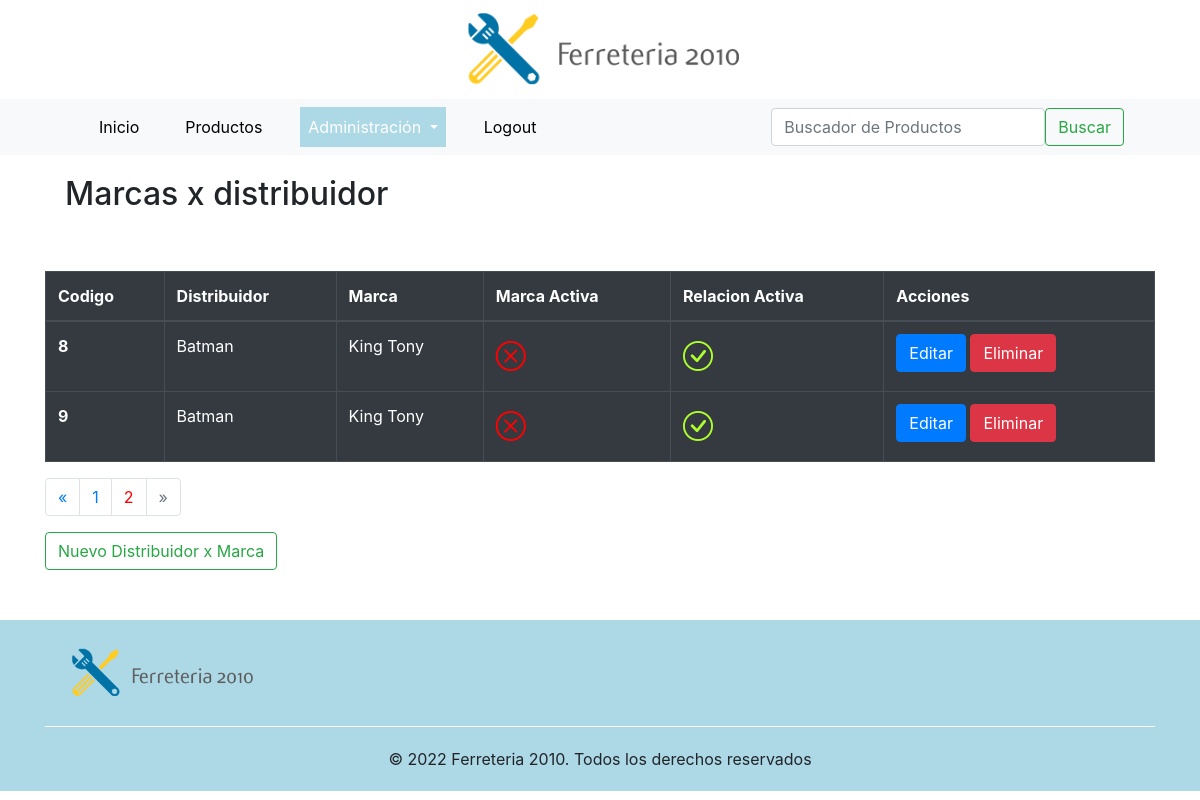
The page /productos/dist-marca/?page=2 (signed in) on the database as committed earlier.
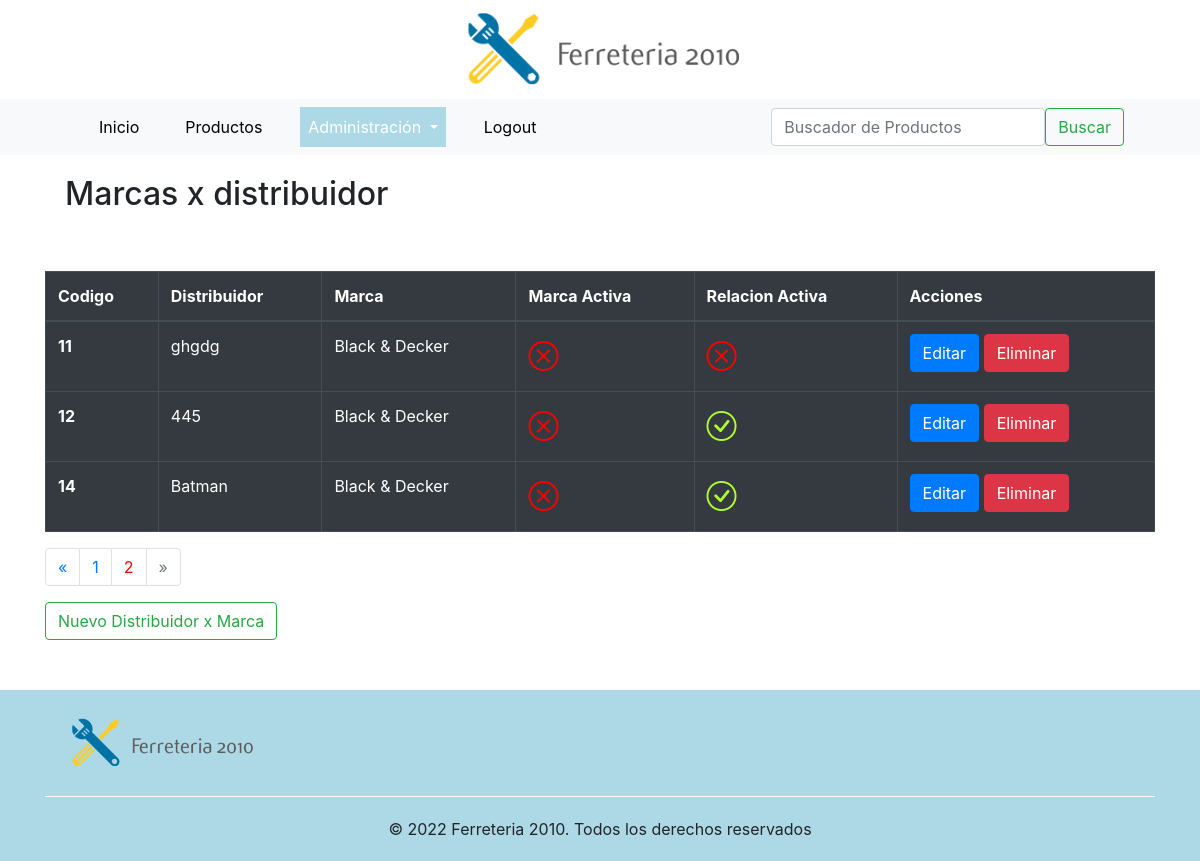
The same page on the database as committed later.
### productos/models.py (models this page shows, shortened)
class Distribuidores_marcas(models.Model):
    marca = models.ForeignKey(Marcas, on_delete=models.CASCADE, related_name='nombre_marca')
    distribuidor = models.ForeignKey(Distribuidores, on_delete=models.CASCADE, related_name='nombre')
    active = models.BooleanField(default=True)
    class Meta:
        verbose_name = 'Distribuidores x marca'
        verbose_name_plural = 'Distribuidores x marcas'
    def __str__(self):
        return str(self.distribuidor)

class Distribuidores(models.Model):
    razon_social = models.CharField(max_length=200)
    direccion = models.CharField(max_length=100)
    localidad = models.CharField(max_length=100)
    pais = models.CharField(max_length=100)
    telefono = models.CharField(max_length=100)
    mail = models.CharField(max_length=100)
    web = models.CharField(max_length=100)
    cuit = models.IntegerField(unique=True)
    descripcion = models.CharField(max_length=200, blank=True, default='')
    active = models.BooleanField(default=True)
    class Meta:
        verbose_name = 'Distribuidor'
        verbose_name_plural = 'Distribuidores'
    def __str__(self):
        return self.razon_social

class Marcas(models.Model):
    nombre = models.CharField(max_length=100, unique=True)
    descripcion = models.CharField(max_length=200, blank=True, default='')
    active = models.BooleanField(default=True)
    class Meta:
        verbose_name = 'Marca'
        verbose_name_plural = 'Marcas'

### productos/views.py (the view)
# urls.py: path('dist-marca/', list_distribuidor_marca, name='list_distribuidor_marca'),
def list_distribuidor_marca(request):
    if request.user.is_authenticated:
        distribuidores_m = Distribuidores_marcas.objects.all()
        print(distribuidores_m)
        context = paginator(request, distribuidores_m, 6)
        return render(request, 'distribuidores/list_dist_marca.html', context=context)
    else:
        return redirect('index')

### productos/views.py (called while the page is built)
def usuario_logueado(request):
    if request.user.is_authenticated:
        username  = request.user.username
        id_usuario = User.objects.filter(username__icontains = username).values('id')
        lista_grupo = list(Group.objects.filter(user__in = id_usuario).values_list('name', flat=True))
        for grupo in lista_grupo:
            if grupo == 'Ferreteria':
                return True
            else:
                return False
    else:
        return False

def paginator(request, object, item):
    grupo = usuario_logueado(request)
    pag = request.GET.get('page', 1)
    paginator = Paginator(object, item)
    try:
        resultados = paginator.page(pag)
    except PageNotAnInteger:
        resultados = paginator.page(1)
    except EmptyPage:
        resultados = paginator.page(paginator.num_pages)
    context = {'object_list':resultados, 'grupo':grupo}
    return context

### templates/distribuidores/list_dist_marca.html (shortened to what this page needs)
{% extends 'base.html' %}
{% load static %}
{% block nav_administracion_activo %}active{% endblock %}
{% block contenido %}
<div class="titulo_seccion"><h2>Marcas x distribuidor</h2></div>
<div class="table-responsive-sm">
<table class="table table-hover table-dark table-bordered">
    <thead>
      <tr>
        <th scope="col">Codigo</th>
        <th scope="col">Distribuidor</th>
        <th scope="col">Marca</th>
        <th scope="col">Marca Activa</th>
        <th scope="col">Relacion Activa</th>
        <th scope="col">Acciones</th>
      </tr>
    </thead>
    <tbody>
        {% for objeto in object_list %}
            <tr>
            <th scope="row">{{objeto.id}}</th>
            <td>{{ objeto.distribuidor.razon_social }}</td>
            <td>{{ objeto.marca.nombre }}</td>
            {% if objeto.marca.active == True %}
                <td><i class="bi bi-check-circle" style="text-align:right; font-size:30px; color:greenyellow"></i></td>
            {% else %}
                <td><i class="bi bi-x-circle" style="text-align:right; font-size:30px; color:red"></i></td>
            {% endif %}
            {% if objeto.active == True %}
                <td><i class="bi bi-check-circle" style="text-align:right; font-size:30px; color:greenyellow"></i></td>
            {% else %}
                <td><i class="bi bi-x-circle" style="text-align:right; font-size:30px; color:red"></i></td>
            {% endif %}
            <td>
                <a href="/productos/update-distribuidorm/{{objeto.id}}" class="btn btn-primary">Editar</a>
                <a href="/productos/delete-distribuidorm/{{objeto.id}}" class="btn btn-danger">Eliminar</a></td>
            </tr>
        {% endfor%}
    </tbody>
  </table>
  <div class="pagination" >
    {% if object_list.has_other_pages %}
    <nav>
      <ul class="pagination justify-content-center">
        {% if object_list.has_previous %}
          <li class="page-item">
            <a class="page-link" href="?page={{ object_list.previous_page_number }}" aria-label="Anterior">
              <span aria-hidden="true">&laquo;</span>
            </a>
          </li>
        {% else %}
          <li class="page-item disabled">
              <span class="page-link" aria-hidden="true">&laquo;</span>
          </li>
        {% endif %}
        {% for p in object_list.paginator.page_range %}
          {% if object_list.number == p %}
            <li class="page-item"><a class="page-link" style="color: red;" href="#">{{ p }}</a></li>
          {% else %}
            <li class="page-item"><a class="page-link" href="?page={{ p }}">{{ p }}</a></li>
          {% endif %}
        {% endfor %}
        {% if object_list.has_next %}
          <li class="page-item">
            <a class="page-link" href="?page={{ object_list.next_page_number }}" aria-label="Siguiente">
              <span aria-hidden="true">&raquo;</span>
            </a>
          </li>
        {% else %}
          <li class="page-item disabled">
            <span class="page-link" aria-hidden="true">&raquo;</span>
          </li>
        {% endif %}
    </ul>
    </nav>
  {% endif %}
</div>
</div>
  <a href="/productos/create-distribuidorm/" class="btn btn-outline-success">Nuevo Distribuidor x Marca</a></td>
{% endblock %}

### templates/base.html (shortened to what this page needs)
<!DOCTYPE html>
<html lang="en">
<head>
    {% load static %}
    <link rel="stylesheet" href="https://cdn.jsdelivr.net/npm/bootstrap@4.6.1/dist/css/bootstrap.min.css">
    <link rel="stylesheet" href="https://cdn.jsdelivr.net/npm/bootstrap-icons@1.8.3/font/bootstrap-icons.css">
    <link rel="stylesheet" href="{% static 'assets/css/custom.css' %}">
  </head>
<body>
  <div class="logo"><a href="\" style="cursor: auto;"><img src="{% static 'assets/images/logo.png' %}" alt="Ferreteria 2010" width="300px"></a></div>
  <header style="background-color:#f8f9fa">
    <div class="container" >
        <nav class="navbar navbar-expand-lg bg-light">
            <div class="container-fluid">
              <div class="collapse navbar-collapse" id="navbarSupportedContent">
                <ul class="navbar-nav me-auto mb-2 mb-lg-0">
                  <li class="nav-item {% block nav_inicio_activo %}{% endblock %}">
                    <a class="nav-link" aria-current="page" href="\">Inicio</a>
                  </li>
                  <li class="nav-item {% block nav_productos_activo %}{% endblock %}">
                    <a class="nav-link" href="/productos/">Productos</a>
                  </li>
                  {% if grupo == True %}
                  <li class="nav-item dropdown {% block nav_administracion_activo %}{% endblock %}">
                    <a class="nav-link dropdown-toggle" href="#" id="navbarDropdown" role="button" data-bs-toggle="dropdown" aria-expanded="false">
                      Administración
                    </a>
                  </li>
                  {% endif %}
                  {% if request.user.is_authenticated %}
                  <li class="nav-item {% block nav_logout_activo %}{% endblock %}">
                    <a class="nav-link" href="/logout">Logout</a>
                  </li>
                  {% endif %}
                </ul>
              </div>
              <div>
                <form class="d-flex" role="search" action = "/productos/search-product/" method="GET">
                  <input class="form-control me-2" type="text" placeholder="Buscador de Productos" aria-label="Search"  name = 'search'>
                  <button class="btn btn-outline-success" type="submit">Buscar</button>
                </form>
              </div>
            </div>
        </nav>
    </div>
  </header>
  <div class="container" style="overflow: hidden;">
    {% block contenido %}
    {% endblock %}
  </div>
  <footer class="footer">
    <div class="container">
      <div class="row align-items-start" style="margin: 20px 0px;">
        <div class="col">
          <img src="{% static 'assets/images/logo.png' %}" alt="Ferreteria 2010" width="200px">
        </div>
      </div>
      <div style="text-align: center; padding: 20px 0px; border-top: 1px solid #fff;">
        © 2022  Ferreteria 2010. Todos los derechos reservados
      </div>
    </div>
  </footer>
</body>
</html>

### productos/static/assets/css/custom.css (style rules this page uses)
.titulo_seccion { border-radius: 1px solid #cecece; padding: 20px; margin-bottom: 30px; }
.logo { width: 100%; text-align: center; }
.navbar-nav .active { background-color:lightblue; }
.navbar-nav li { margin: 0px 15px }
.navbar-nav a { color: #000; }
.navbar-nav .active a { color: #fff; }
.footer { background-color:lightblue; overflow: hidden; margin-top: 50px; }

Rows that differ between the two databases and show on the page:
removed Distribuidores_marcas: id "8", distribuidor.razon_social "Batman", marca.nombre "King Tony", active True (drawn)
no longer on this page (row unchanged): Distribuidores_marcas: id "9", distribuidor.razon_social "Batman", marca.nombre "King Tony", active True (drawn)
added Distribuidores_marcas: id "11", distribuidor.razon_social "ghgdg", marca.nombre "Black & Decker", active False (drawn)
added Distribuidores_marcas: id "12", distribuidor.razon_social "445", marca.nombre "Black & Decker", active True (drawn)
added Distribuidores_marcas: id "14", distribuidor.razon_social "Batman", marca.nombre "Black & Decker", active True (drawn)
